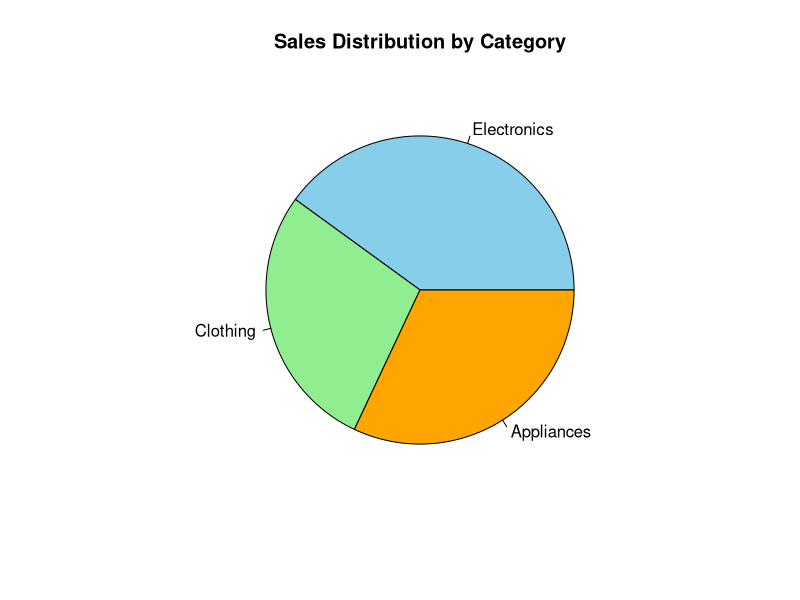

R code for this plot:
# Set 11 - Pie Chart

# Create Category Data
category <- c("Electronics", "Clothing", "Appliances")

# Create Sales Data
sales <- c(50000, 35000, 40000)

# Display Data
print(category)
print(sales)

# Draw Pie Chart
pie(
  sales,
  labels = category,
  col = c("skyblue", "lightgreen", "orange"),
  main = "Sales Distribution by Category"
)
